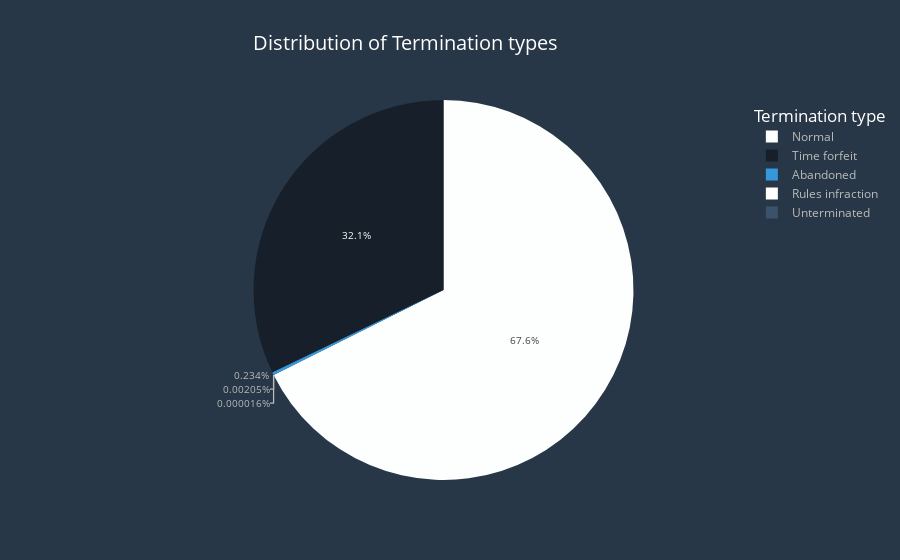

Notebook code cell kept with this figure:
### Code cell
fig=px.pie(df["Termination"].value_counts(),names=df["Termination"].value_counts().index,values=df["Termination"].value_counts().values,
           title="Distribution of Termination types",
            color_discrete_sequence=["#FDFEFE","#17202A"," #3498DB"],
           labels={"names":"Termination","values":"Num of Games"}
      )
fig.update_layout(
title_font_color="#fff",paper_bgcolor="#283747",title_font_size=20,title_x=.45,font_color="#bbb",
    plot_bgcolor="#D0D3D4",legend_title_font_size=17,legend_title_font_color="#fff",
    legend_title_text="Termination type")
fig.update_yaxes(showgrid=False,visible=False,title="percent of commencts")
fig.update_xaxes(tickfont_size=9)
fig.update_traces(textfont_size=10)
fig.show()

### Figure 1 — Plotly figure (JSON) as saved in the notebook; plotly's stock layout.template omitted (floating-point values rounded to 4 significant figures)
{"data": [{"domain": {"x": [0, 1], "y": [0, 1]}, "hovertemplate": "Termination=%{label}<br>Num of Games=%{value}<extra></extra>", "labels": ["Normal", "Time forfeit", "Abandoned", "Rules infraction", "Unterminated"], "legendgroup": "", "name": "", "showlegend": true, "textfont": {"size": 10}, "type": "pie", "values": [4230089, 2011336, 14630, 128, 1]}], "layout": {"font": {"color": "#bbb"}, "legend": {"title": {"font": {"color": "#fff", "size": 17}, "text": "Termination type"}, "tracegroupgap": 0}, "paper_bgcolor": "#283747", "piecolorway": ["#FDFEFE", "#17202A", " #3498DB"], "plot_bgcolor": "#D0D3D4", "title": {"font": {"color": "#fff", "size": 20}, "text": "Distribution of Termination types", "x": 0.45}, "xaxis": {"tickfont": {"size": 9}}, "yaxis": {"showgrid": false, "title": {"text": "percent of commencts"}, "visible": false}}}
